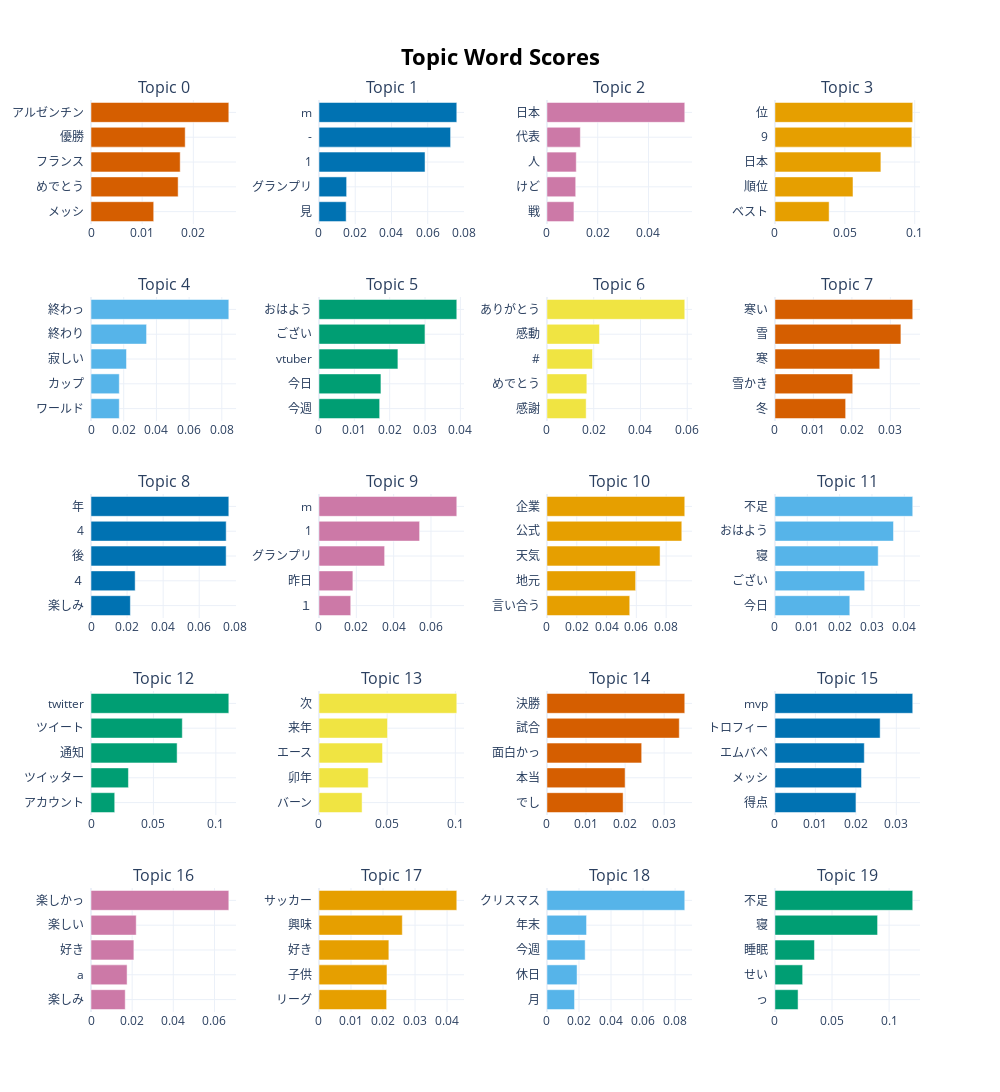

Here is the notebook cell this chart was saved with:
### Code cell
topic_model.visualize_barchart(top_n_topics=20)

### Figure 1 — Plotly figure (JSON) as saved in the notebook; plotly's stock layout.template omitted (floating-point values rounded to 4 significant figures)
{"data": [{"marker": {"color": "#D55E00"}, "orientation": "h", "type": "bar", "x": [0.01226, 0.01703, 0.01743, 0.01841, 0.02694], "xaxis": "x", "y": ["メッシ  ", "めでとう  ", "フランス  ", "優勝  ", "アルゼンチン  "], "yaxis": "y"}, {"marker": {"color": "#0072B2"}, "orientation": "h", "type": "bar", "x": [0.015, 0.01526, 0.05853, 0.07263, 0.07605], "xaxis": "x2", "y": ["見  ", "グランプリ  ", "1  ", "-  ", "m  "], "yaxis": "y2"}, {"marker": {"color": "#CC79A7"}, "orientation": "h", "type": "bar", "x": [0.01063, 0.01133, 0.01155, 0.01316, 0.05431], "xaxis": "x3", "y": ["戦  ", "けど  ", "人  ", "代表  ", "日本  "], "yaxis": "y3"}, {"marker": {"color": "#E69F00"}, "orientation": "h", "type": "bar", "x": [0.03878, 0.05585, 0.0758, 0.09797, 0.09859], "xaxis": "x4", "y": ["ベスト  ", "順位  ", "日本  ", "9  ", "位  "], "yaxis": "y4"}, {"marker": {"color": "#56B4E9"}, "orientation": "h", "type": "bar", "x": [0.01729, 0.0173, 0.0217, 0.03398, 0.08429], "xaxis": "x5", "y": ["ワールド  ", "カップ  ", "寂しい  ", "終わり  ", "終わっ  "], "yaxis": "y5"}, {"marker": {"color": "#009E73"}, "orientation": "h", "type": "bar", "x": [0.01716, 0.01752, 0.02232, 0.02998, 0.03898], "xaxis": "x6", "y": ["今週  ", "今日  ", "vtuber  ", "ござい  ", "おはよう  "], "yaxis": "y6"}, {"marker": {"color": "#F0E442"}, "orientation": "h", "type": "bar", "x": [0.01677, 0.01706, 0.01949, 0.02247, 0.05895], "xaxis": "x7", "y": ["感謝  ", "めでとう  ", "#  ", "感動  ", "ありがとう  "], "yaxis": "y7"}, {"marker": {"color": "#D55E00"}, "orientation": "h", "type": "bar", "x": [0.01838, 0.02022, 0.02724, 0.03274, 0.03582], "xaxis": "x8", "y": ["冬  ", "雪かき  ", "寒  ", "雪  ", "寒い  "], "yaxis": "y8"}, {"marker": {"color": "#0072B2"}, "orientation": "h", "type": "bar", "x": [0.02182, 0.02449, 0.07493, 0.07495, 0.07642], "xaxis": "x9", "y": ["楽しみ  ", "４  ", "後  ", "4  ", "年  "], "yaxis": "y9"}, {"marker": {"color": "#CC79A7"}, "orientation": "h", "type": "bar", "x": [0.01702, 0.01816, 0.03517, 0.0539, 0.07382], "xaxis": "x10", "y": ["１  ", "昨日  ", "グランプリ  ", "1  ", "m  "], "yaxis": "y10"}, {"marker": {"color": "#E69F00"}, "orientation": "h", "type": "bar", "x": [0.05557, 0.05952, 0.07592, 0.09051, 0.09251], "xaxis": "x11", "y": ["言い合う  ", "地元  ", "天気  ", "公式  ", "企業  "], "yaxis": "y11"}, {"marker": {"color": "#56B4E9"}, "orientation": "h", "type": "bar", "x": [0.02315, 0.02775, 0.03193, 0.03665, 0.04261], "xaxis": "x12", "y": ["今日  ", "ござい  ", "寝  ", "おはよう  ", "不足  "], "yaxis": "y12"}, {"marker": {"color": "#009E73"}, "orientation": "h", "type": "bar", "x": [0.019, 0.02998, 0.06899, 0.07314, 0.1104], "xaxis": "x13", "y": ["アカウント  ", "ツイッター  ", "通知  ", "ツイート  ", "twitter  "], "yaxis": "y13"}, {"marker": {"color": "#F0E442"}, "orientation": "h", "type": "bar", "x": [0.03162, 0.03612, 0.0466, 0.05025, 0.1011], "xaxis": "x14", "y": ["バーン  ", "卯年  ", "エース  ", "来年  ", "次  "], "yaxis": "y14"}, {"marker": {"color": "#D55E00"}, "orientation": "h", "type": "bar", "x": [0.01949, 0.02, 0.02425, 0.03387, 0.03527], "xaxis": "x15", "y": ["でし  ", "本当  ", "面白かっ  ", "試合  ", "決勝  "], "yaxis": "y15"}, {"marker": {"color": "#0072B2"}, "orientation": "h", "type": "bar", "x": [0.02002, 0.0214, 0.02208, 0.02599, 0.03405], "xaxis": "x16", "y": ["得点  ", "メッシ  ", "エムバペ  ", "トロフィー  ", "mvp  "], "yaxis": "y16"}, {"marker": {"color": "#CC79A7"}, "orientation": "h", "type": "bar", "x": [0.01664, 0.01753, 0.02083, 0.02198, 0.06698], "xaxis": "x17", "y": ["楽しみ  ", "a  ", "好き  ", "楽しい  ", "楽しかっ  "], "yaxis": "y17"}, {"marker": {"color": "#E69F00"}, "orientation": "h", "type": "bar", "x": [0.02113, 0.02123, 0.02182, 0.02602, 0.04304], "xaxis": "x18", "y": ["リーグ  ", "子供  ", "好き  ", "興味  ", "サッカー  "], "yaxis": "y18"}, {"marker": {"color": "#56B4E9"}, "orientation": "h", "type": "bar", "x": [0.01722, 0.0188, 0.02385, 0.02472, 0.08604], "xaxis": "x19", "y": ["月  ", "休日  ", "今週  ", "年末  ", "クリスマス  "], "yaxis": "y19"}, {"marker": {"color": "#009E73"}, "orientation": "h", "type": "bar", "x": [0.02028, 0.02427, 0.03461, 0.08991, 0.1207], "xaxis": "x20", "y": ["っ  ", "せい  ", "睡眠  ", "寝  ", "不足  "], "yaxis": "y20"}], "layout": {"annotations": [{"font": {"size": 16}, "showarrow": false, "text": "Topic 0", "x": 0.0875, "xanchor": "center", "xref": "paper", "y": 1.0, "yanchor": "bottom", "yref": "paper"}, {"font": {"size": 16}, "showarrow": false, "text": "Topic 1", "x": 0.3625, "xanchor": "center", "xref": "paper", "y": 1.0, "yanchor": "bottom", "yref": "paper"}, {"font": {"size": 16}, "showarrow": false, "text": "Topic 2", "x": 0.6375, "xanchor": "center", "xref": "paper", "y": 1.0, "yanchor": "bottom", "yref": "paper"}, {"font": {"size": 16}, "showarrow": false, "text": "Topic 3", "x": 0.9125, "xanchor": "center", "xref": "paper", "y": 1.0, "yanchor": "bottom", "yref": "paper"}, {"font": {"size": 16}, "showarrow": false, "text": "Topic 4", "x": 0.0875, "xanchor": "center", "xref": "paper", "y": 0.784, "yanchor": "bottom", "yref": "paper"}, {"font": {"size": 16}, "showarrow": false, "text": "Topic 5", "x": 0.3625, "xanchor": "center", "xref": "paper", "y": 0.784, "yanchor": "bottom", "yref": "paper"}, {"font": {"size": 16}, "showarrow": false, "text": "Topic 6", "x": 0.6375, "xanchor": "center", "xref": "paper", "y": 0.784, "yanchor": "bottom", "yref": "paper"}, {"font": {"size": 16}, "showarrow": false, "text": "Topic 7", "x": 0.9125, "xanchor": "center", "xref": "paper", "y": 0.784, "yanchor": "bottom", "yref": "paper"}, {"font": {"size": 16}, "showarrow": false, "text": "Topic 8", "x": 0.0875, "xanchor": "center", "xref": "paper", "y": 0.568, "yanchor": "bottom", "yref": "paper"}, {"font": {"size": 16}, "showarrow": false, "text": "Topic 9", "x": 0.3625, "xanchor": "center", "xref": "paper", "y": 0.568, "yanchor": "bottom", "yref": "paper"}, {"font": {"size": 16}, "showarrow": false, "text": "Topic 10", "x": 0.6375, "xanchor": "center", "xref": "paper", "y": 0.568, "yanchor": "bottom", "yref": "paper"}, {"font": {"size": 16}, "showarrow": false, "text": "Topic 11", "x": 0.9125, "xanchor": "center", "xref": "paper", "y": 0.568, "yanchor": "bottom", "yref": "paper"}, {"font": {"size": 16}, "showarrow": false, "text": "Topic 12", "x": 0.0875, "xanchor": "center", "xref": "paper", "y": 0.352, "yanchor": "bottom", "yref": "paper"}, {"font": {"size": 16}, "showarrow": false, "text": "Topic 13", "x": 0.3625, "xanchor": "center", "xref": "paper", "y": 0.352, "yanchor": "bottom", "yref": "paper"}, {"font": {"size": 16}, "showarrow": false, "text": "Topic 14", "x": 0.6375, "xanchor": "center", "xref": "paper", "y": 0.352, "yanchor": "bottom", "yref": "paper"}, {"font": {"size": 16}, "showarrow": false, "text": "Topic 15", "x": 0.9125, "xanchor": "center", "xref": "paper", "y": 0.352, "yanchor": "bottom", "yref": "paper"}, {"font": {"size": 16}, "showarrow": false, "text": "Topic 16", "x": 0.0875, "xanchor": "center", "xref": "paper", "y": 0.136, "yanchor": "bottom", "yref": "paper"}, {"font": {"size": 16}, "showarrow": false, "text": "Topic 17", "x": 0.3625, "xanchor": "center", "xref": "paper", "y": 0.136, "yanchor": "bottom", "yref": "paper"}, {"font": {"size": 16}, "showarrow": false, "text": "Topic 18", "x": 0.6375, "xanchor": "center", "xref": "paper", "y": 0.136, "yanchor": "bottom", "yref": "paper"}, {"font": {"size": 16}, "showarrow": false, "text": "Topic 19", "x": 0.9125, "xanchor": "center", "xref": "paper", "y": 0.136, "yanchor": "bottom", "yref": "paper"}], "height": 1250, "hoverlabel": {"bgcolor": "white", "font": {"family": "Rockwell", "size": 16}}, "showlegend": false, "title": {"font": {"color": "Black", "size": 22}, "text": "<b>Topic Word Scores", "x": 0.5, "xanchor": "center", "yanchor": "top"}, "width": 1000, "xaxis": {"anchor": "y", "autorange": true, "domain": [0, 0.175], "range": [0, 0.02836], "showgrid": true, "type": "linear"}, "xaxis10": {"anchor": "y10", "autorange": true, "domain": [0.275, 0.45], "range": [0, 0.07771], "showgrid": true, "type": "linear"}, "xaxis11": {"anchor": "y11", "autorange": true, "domain": [0.55, 0.725], "range": [0, 0.09738], "showgrid": true, "type": "linear"}, "xaxis12": {"anchor": "y12", "autorange": true, "domain": [0.825, 1], "range": [0, 0.04485], "showgrid": true, "type": "linear"}, "xaxis13": {"anchor": "y13", "autorange": true, "domain": [0, 0.175], "range": [0, 0.1162], "showgrid": true, "type": "linear"}, "xaxis14": {"anchor": "y14", "autorange": true, "domain": [0.275, 0.45], "range": [0, 0.1064], "showgrid": true, "type": "linear"}, "xaxis15": {"anchor": "y15", "autorange": true, "domain": [0.55, 0.725], "range": [0, 0.03713], "showgrid": true, "type": "linear"}, "xaxis16": {"anchor": "y16", "autorange": true, "domain": [0.825, 1], "range": [0, 0.03584], "showgrid": true, "type": "linear"}, "xaxis17": {"anchor": "y17", "autorange": true, "domain": [0, 0.175], "range": [0, 0.0705], "showgrid": true, "type": "linear"}, "xaxis18": {"anchor": "y18", "autorange": true, "domain": [0.275, 0.45], "range": [0, 0.0453], "showgrid": true, "type": "linear"}, "xaxis19": {"anchor": "y19", "autorange": true, "domain": [0.55, 0.725], "range": [0, 0.09057], "showgrid": true, "type": "linear"}, "xaxis2": {"anchor": "y2", "autorange": true, "domain": [0.275, 0.45], "range": [0, 0.08005], "showgrid": true, "type": "linear"}, "xaxis20": {"anchor": "y20", "autorange": true, "domain": [0.825, 1], "range": [0, 0.127], "showgrid": true, "type": "linear"}, "xaxis3": {"anchor": "y3", "autorange": true, "domain": [0.55, 0.725], "range": [0, 0.05717], "showgrid": true, "type": "linear"}, "xaxis4": {"anchor": "y4", "autorange": true, "domain": [0.825, 1], "range": [0, 0.1038], "showgrid": true, "type": "linear"}, "xaxis5": {"anchor": "y5", "autorange": true, "domain": [0, 0.175], "range": [0, 0.08872], "showgrid": true, "type": "linear"}, "xaxis6": {"anchor": "y6", "autorange": true, "domain": [0.275, 0.45], "range": [0, 0.04103], "showgrid": true, "type": "linear"}, "xaxis7": {"anchor": "y7", "autorange": true, "domain": [0.55, 0.725], "range": [0, 0.06205], "showgrid": true, "type": "linear"}, "xaxis8": {"anchor": "y8", "autorange": true, "domain": [0.825, 1], "range": [0, 0.0377], "showgrid": true, "type": "linear"}, "xaxis9": {"anchor": "y9", "autorange": true, "domain": [0, 0.175], "range": [0, 0.08044], "showgrid": true, "type": "linear"}, "yaxis": {"anchor": "x", "autorange": true, "domain": [0.864, 1.0], "range": [-0.5, 4.5], "showgrid": true, "type": "category"}, "yaxis10": {"anchor": "x10", "autorange": true, "domain": [0.432, 0.568], "range": [-0.5, 4.5], "showgrid": true, "type": "category"}, "yaxis11": {"anchor": "x11", "autorange": true, "domain": [0.432, 0.568], "range": [-0.5, 4.5], "showgrid": true, "type": "category"}, "yaxis12": {"anchor": "x12", "autorange": true, "domain": [0.432, 0.568], "range": [-0.5, 4.5], "showgrid": true, "type": "category"}, "yaxis13": {"anchor": "x13", "autorange": true, "domain": [0.216, 0.352], "range": [-0.5, 4.5], "showgrid": true, "type": "category"}, "yaxis14": {"anchor": "x14", "autorange": true, "domain": [0.216, 0.352], "range": [-0.5, 4.5], "showgrid": true, "type": "category"}, "yaxis15": {"anchor": "x15", "autorange": true, "domain": [0.216, 0.352], "range": [-0.5, 4.5], "showgrid": true, "type": "category"}, "yaxis16": {"anchor": "x16", "autorange": true, "domain": [0.216, 0.352], "range": [-0.5, 4.5], "showgrid": true, "type": "category"}, "yaxis17": {"anchor": "x17", "autorange": true, "domain": [0, 0.136], "range": [-0.5, 4.5], "showgrid": true, "type": "category"}, "yaxis18": {"anchor": "x18", "autorange": true, "domain": [0, 0.136], "range": [-0.5, 4.5], "showgrid": true, "type": "category"}, "yaxis19": {"anchor": "x19", "autorange": true, "domain": [0, 0.136], "range": [-0.5, 4.5], "showgrid": true, "type": "category"}, "yaxis2": {"anchor": "x2", "autorange": true, "domain": [0.864, 1.0], "range": [-0.5, 4.5], "showgrid": true, "type": "category"}, "yaxis20": {"anchor": "x20", "autorange": true, "domain": [0, 0.136], "range": [-0.5, 4.5], "showgrid": true, "type": "category"}, "yaxis3": {"anchor": "x3", "autorange": true, "domain": [0.864, 1.0], "range": [-0.5, 4.5], "showgrid": true, "type": "category"}, "yaxis4": {"anchor": "x4", "autorange": true, "domain": [0.864, 1.0], "range": [-0.5, 4.5], "showgrid": true, "type": "category"}, "yaxis5": {"anchor": "x5", "autorange": true, "domain": [0.648, 0.784], "range": [-0.5, 4.5], "showgrid": true, "type": "category"}, "yaxis6": {"anchor": "x6", "autorange": true, "domain": [0.648, 0.784], "range": [-0.5, 4.5], "showgrid": true, "type": "category"}, "yaxis7": {"anchor": "x7", "autorange": true, "domain": [0.648, 0.784], "range": [-0.5, 4.5], "showgrid": true, "type": "category"}, "yaxis8": {"anchor": "x8", "autorange": true, "domain": [0.648, 0.784], "range": [-0.5, 4.5], "showgrid": true, "type": "category"}, "yaxis9": {"anchor": "x9", "autorange": true, "domain": [0.432, 0.568], "range": [-0.5, 4.5], "showgrid": true, "type": "category"}}}
